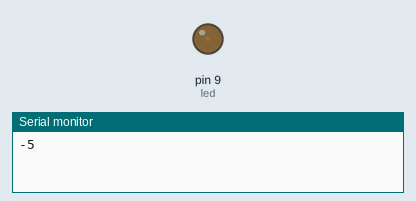
Recording of a sketch running on a simulated Arduino Uno, built with avr-gcc and run on an emulated ATmega328P. On the bench: output pins drawn as LEDs (lit = HIGH), the last lines printed to the serial monitor.

Above: at 0.05 s.
At 0.95 s:
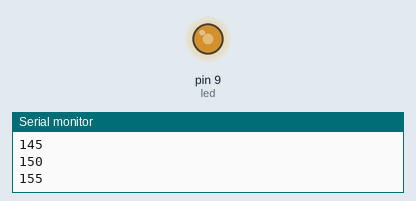
At 1.4 s:
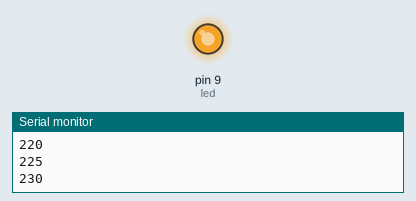
At 2.75 s:
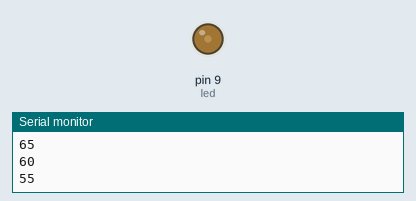
Timing chart, 0 to 7.1 s (numbered marks = the images above):
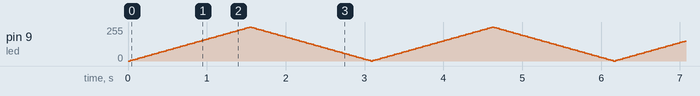

The sketch:

Led_Fade.ino
```cpp
int led = 9;           // the PWM pin the LED is attached to
int brightness = 0;    // how bright the LED is
int fadeAmount = 5;    // how many points to fade the LED by

// the setup routine runs once when you press reset:
void setup() {
  // declare pin 9 to be an output:
  pinMode(led, OUTPUT);
  Serial.begin(9600);
  Serial.print("-");
}

// the loop routine runs over and over again forever:
void loop() {

  // set the brightness of pin 9:
  analogWrite(led, brightness);

  // change the brightness for next time through the loop:
  brightness = brightness + fadeAmount;

  // reverse the direction of the fading at the ends of the fade:
  if (brightness <= 0 || brightness >= 255) {
    fadeAmount = -fadeAmount;
  }
  // wait for 30 milliseconds to see the dimming effect
  delay(30);

  Serial.println(brightness);
}
```
